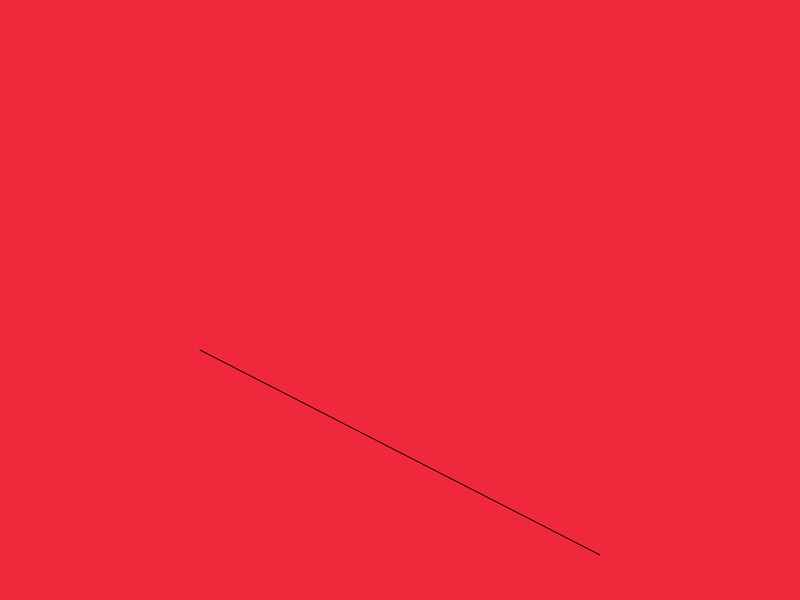
Frame 1 (no input)
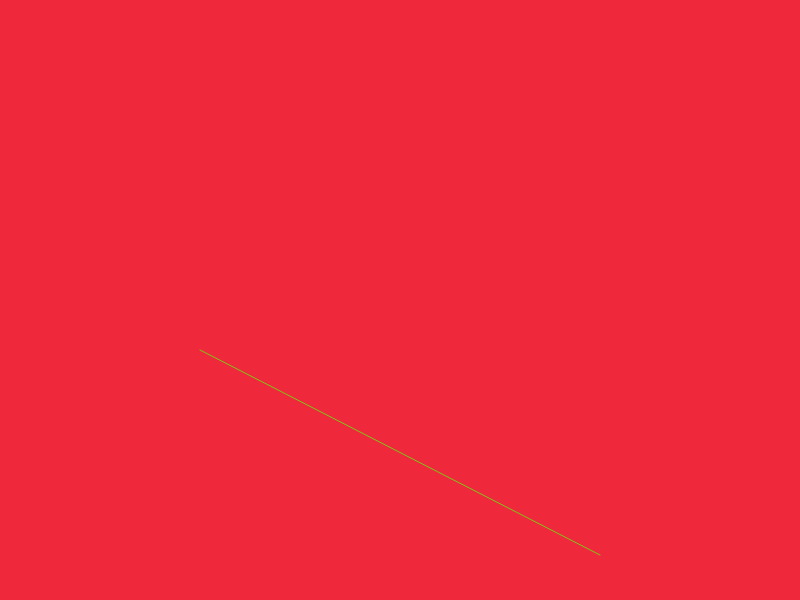
Frame 60 (no input)
Frame 120 (the mouse pressed at the canvas centre since frame 60): identical to frame 60, image omitted

The p5.js sketch that drew these frames (run headless with seeded random() and noise() and a simulated clock; from frame 60 on, the mouse is pressed at the canvas centre):

// p5.js sketch
// ── sketch.js
function setup() {
createCanvas(800,600)


}

function draw() {
  background(240,40,60)
  line(200,350, 600,555)
  stroke(126,200,20)

}
